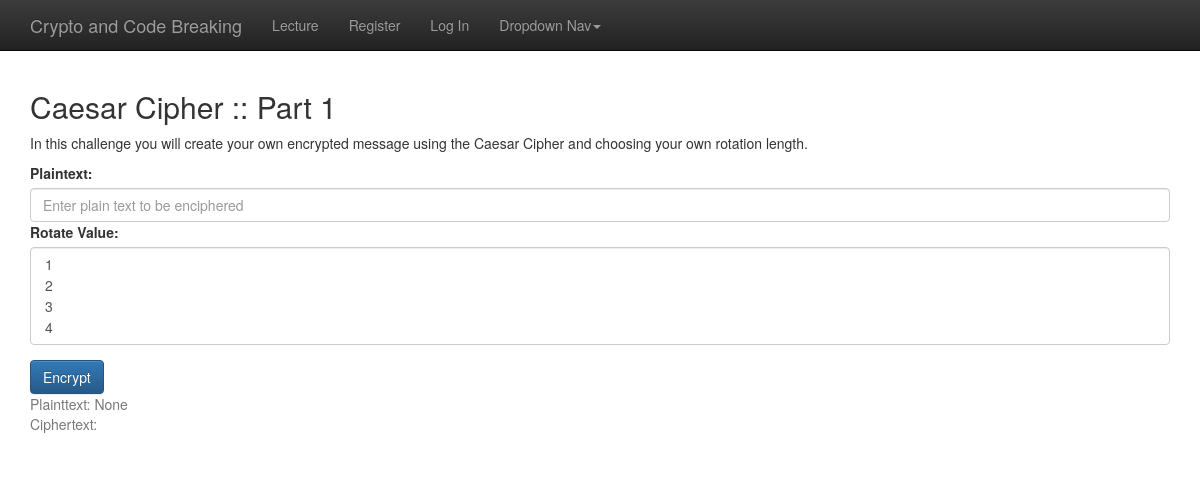
Page /caesar_i/ on the committed database.
### bs_theme/models.py (models this page shows, shortened)
class Challenge(models.Model):
	title = models.CharField(max_length=120)
	content = models.TextField()
	points_value = models.PositiveSmallIntegerField()
	updated = models.DateTimeField(auto_now=True, auto_now_add=False)
	points_limited = models.BooleanField(default=True)
	timestamp = models.DateTimeField(auto_now=False, auto_now_add=True)

### bs_theme/views.py (the view)
# urls.py: url(r'^caesar_i/$', views.caesar_i, name='caesar_i'),
def caesar_i(request, rotate='', plaintext=''):
    challenge = Challenge.objects.filter(id=1)
    choices = []
    for x in range(1,27):
        choices.append(x)
    context = {'challenge':challenge, 'choices': choices}
    if request.method == 'GET':
        data = request.GET
        plaintext = data.get('pt')
        rotate = str(data.get('rot'))
        user_id = data.get('user_id')
        c = Challenges()
        ct = c.caesar_i(rotate, plaintext, user_id)
        context.update({'pt':plaintext, 'rot':rotate, 'ct':ct})
    return render(request, 'bs_theme/caesar_i.html', context)

### bs_theme/challenges.py (called while the page is built)
	def caesar_i(self, rotate, plaintext, user_id):
		if (rotate and plaintext):
			points_value = 1
			previous_score = UserScore.objects.get(user_id_id=user_id)
			previous_score.score += points_value
			previous_score.save()
			return Caesar(int(rotate)).encipher(str(plaintext), True)
		else:
			return ''

### bs_theme/templates/bs_theme/caesar_i.html (shortened to what this page needs)
{% extends 'base.html' %}
{% block content %}
	<div class="container theme-showcase" role="main">
		{% for c in challenge %}
		<h2>{{ c.title }}</h2>
		<p> {{ c.content }}
		{% endfor %}
		<form action="{% url 'bs_theme:caesar_i' %}" method="get">
              <div class="form-group">
			    <label for="plaintext">Plaintext: </label>
			    <input type="text" class="form-control" id="plaintext" aria-describedby="emailHelp" placeholder="Enter plain text to be enciphered" name="pt">
			      <div class="form-group">
				    <label for="rotate">Rotate Value: </label>
				    <select multiple class="form-control" id="rot" name="rot">
				    	{% for x in choices %}
				     	<option>{{ x }}</option>
				     	{% endfor %}
				    </select>
  				</div>
			    <button type="submit" class="btn btn-primary">Encrypt</button>
			    <large id="ciphertext" class="form-text text-muted">Plainttext: {{ pt }}</large>
			    <large id="ciphertext" class="form-text text-muted">Ciphertext: {{ ct }}</large>
			  </div>
		</form>
	</div>
{% endblock %}

### bs_theme/static/bs_theme/theme.css (style rules this page uses)
body { padding-top: 70px; padding-bottom: 30px; }

### rows in the picture
Challenge: title "Caesar Cipher :: Part 1", content "In this challenge you will create your own encrypted message using the Caesar Cipher and choosing your own rotation length."

### other values in the picture
{{ pt }} "None"
